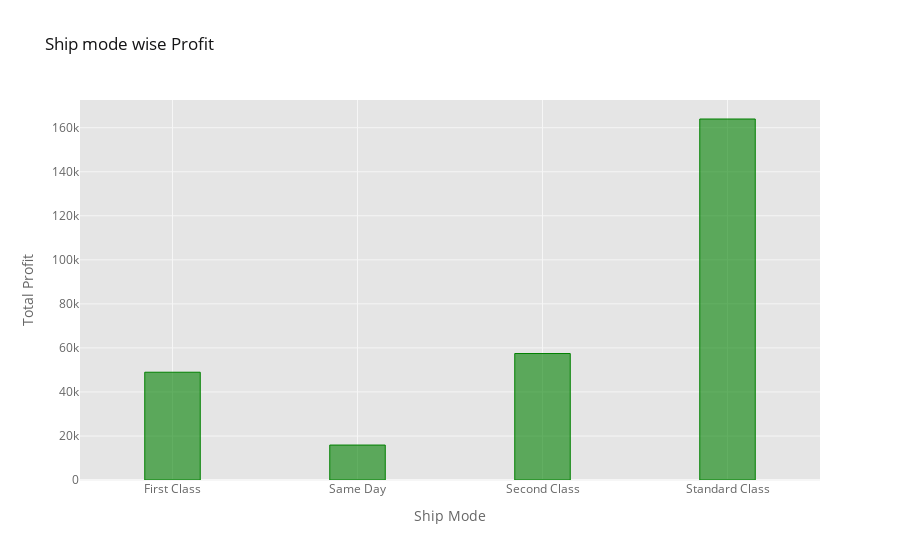

Notebook cell for this chart:
### Markdown cell above
### Visualize  Ship Mode  Profit

### Code cell
Gr1.iplot(kind = 'bar', x = 'Ship Mode', y = 'Profit', title = 'Ship mode wise Profit', xTitle='Ship Mode', yTitle='Total Profit',barmode='stack', bargap=0.7,color='green')

### Figure 1 — Plotly figure (JSON) as saved in the notebook; plotly's stock layout.template omitted (floating-point values rounded to 4 significant figures)
{"data": [{"marker": {"color": "rgba(0, 128, 0, 0.6)", "line": {"color": "rgba(0, 128, 0, 1.0)", "width": 1}}, "name": "Profit", "orientation": "v", "text": "", "type": "bar", "x": ["First Class", "Same Day", "Second Class", "Standard Class"], "y": [48950.0, 15870.0, 57450.0, 164000.0]}], "layout": {"bargap": 0.7, "barmode": "stack", "legend": {"bgcolor": "#FFFFFF", "font": {"color": "#666666"}, "traceorder": "normal"}, "paper_bgcolor": "#FFFFFF", "plot_bgcolor": "#E5E5E5", "title": {"font": {"color": "#151516"}, "text": "Ship mode wise Profit"}, "xaxis": {"gridcolor": "#F6F6F6", "showgrid": true, "tickfont": {"color": "#666666"}, "title": {"font": {"color": "#666666"}, "text": "Ship Mode"}, "zerolinecolor": "#F6F6F6"}, "yaxis": {"gridcolor": "#F6F6F6", "showgrid": true, "tickfont": {"color": "#666666"}, "title": {"font": {"color": "#666666"}, "text": "Total Profit"}, "zerolinecolor": "#F6F6F6"}}}
